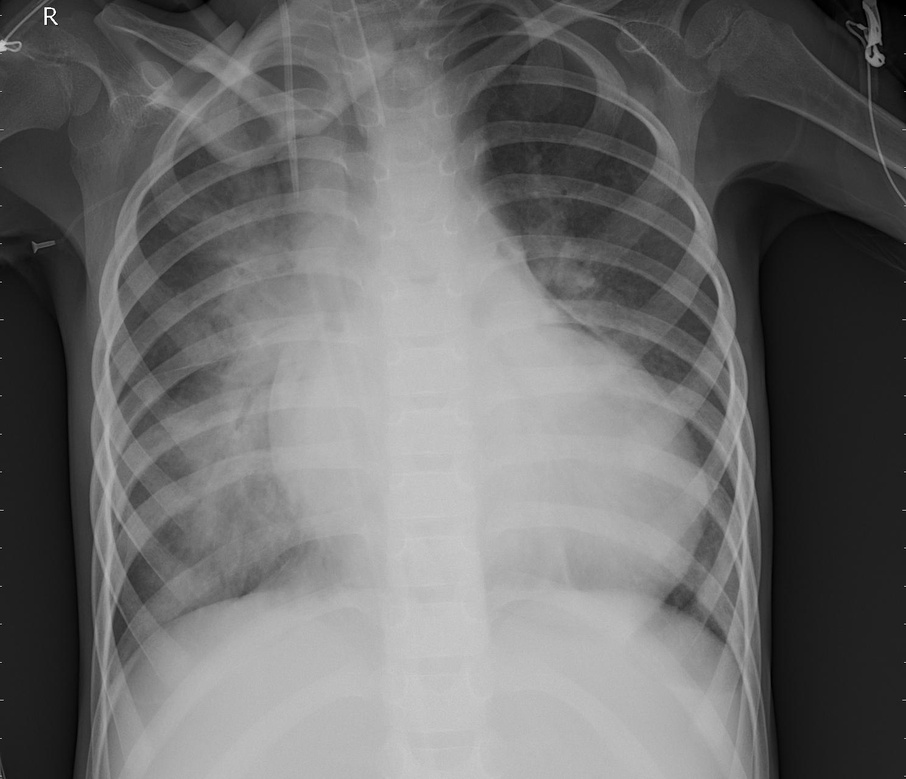
#> input picture PPRAC_4/person_bacteria.jpeg, 906 x 779 px, shrunk from 1488 x 1280 before the run
$ jupyter execute --allow-errors practica1-4.ipynb
#> lines starting #> are read from the running program, lines starting #| are printed output that depends on the picture; after the words box and inside, x2 and y2 are one past the last pixel; in counts of white or black regions, pixels touching at a corner belong together
#> further down, imagen is the input picture: shape (779, 906); min 0, max 255, mean 108.2
[cell 1]
# ----- IMPORTACION DE LIBRERIAS -----
import cv2
import numpy as np
import matplotlib.pyplot as plt
from PIL import Image
import math

[cell 2]
# ----- NOMBRE DE LAS IMAGENES DE PRUEBA -----
foto1 = "carretera.jpg"
foto2 = "image-cell.png"
foto3 = "person_bacteria.jpeg"


# https://www.ripublication.com/ijaerdoi/2015/ijaerv10n9_20.pdf
# https://www.researchgate.net/profile/Can-Eyupoglu/publication/315751159_Implementation_of_Bernsen's_Locally_Adaptive_Binarization_Method_for_Gray_Scale_Images/links/58e20d33aca272059ab08e6c/Implementation-of-Bernsens-Locally-Adaptive-Binarization-Method-for-Gray-Scale-Images.pdf
# https://es.slideshare.net/JorgeAntonioParraSerquen/segmentacin-por-umbralizacin-mtodo-de-otsu

# Umbralizacion global

[cell 3]
def umbralizacionGlobal(imagen, umbral):
#> called with umbral = 100
     filas, columnas = imagen.shape
#> filas = 779; columnas = 906
     imagen = np.array(imagen)     # convierte la imagen a arreglo


     for x in range(filas):
          for y in range(columnas):
               if imagen[x, y] > umbral:
                    imagen[x, y] = 255  # lo pone en blanco
               else:
                    imagen[x, y] = 0    # lo pone en negro
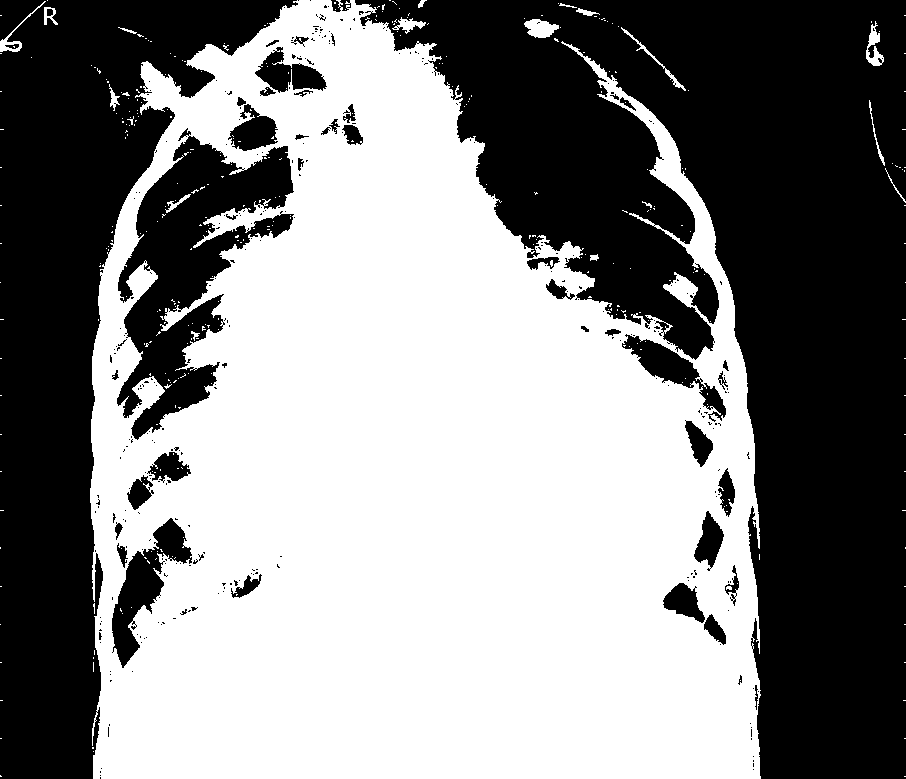
#> imagen: shape (779, 906); 53% white; 331 black regions (286 under 20 px), largest, box (x1, y1, x2, y2) and area: (355, 0, 906, 779) 198062, (0, 0, 298, 779) 93128, (117, 128, 294, 440) 23290

     return imagen

# ----- LLAMADO DE LAS FUNCIONES -----
imagen = cv2.imread(foto3,0)  # lee la imagen en escala de grises

Uglobal = umbralizacionGlobal(imagen,100)    # llama a la funcion con un umbral n

imgGlobal = Image.fromarray(Uglobal)    # pasa el arreglo a imagen

# Muestra la imagen original y la imagen umbralizada
# ---- imagen 1 ------
plt.figure(figsize=(12, 6))
plt.subplot(1, 2, 1)
plt.imshow(imagen, cmap='gray')
plt.title('Imagen Original')
plt.axis('off')

plt.subplot(1, 2, 2)
plt.imshow(imgGlobal, cmap='gray')
plt.title('Imagen Umbralizada (General)')
plt.axis('off')

plt.show()
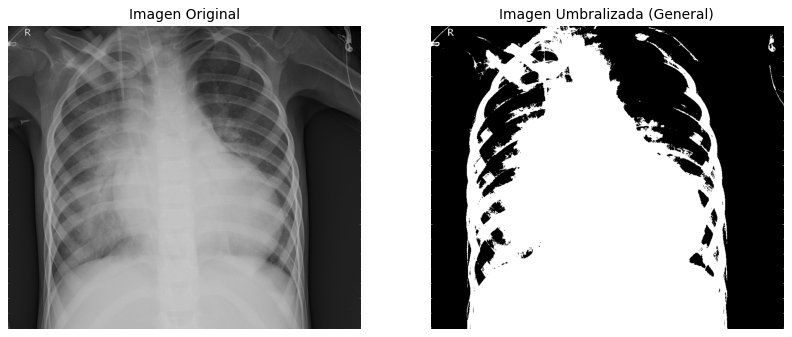
#> figure drawn by matplotlib, 2 panels

# Umbralización global por el método de Otsu

[cell 4]
def umbralizacionOtsu(imagen):
    # calcular el histograma
    histograma = np.zeros(256)
    filas, columnas = imagen.shape
#> filas = 779; columnas = 906

    imagen = np.zeros[((0,0,0,0,0,0,0,0),
                       (100,50,250,50,250,250,50,50))]
    # Realiza el histograma de la imagen
    for x in range(filas):
        for y in range(columnas):
            intensidad = imagen[x, y]
            histograma[intensidad] += 1

    # normalizar el histograma
    histograma = histograma / (filas * columnas)

    aux = 0
    final = 0

    # encontrar el umbral optimo
    for umbral in range(1, 256):
        # Calcular w1, w2
        w1 = np.sum(histograma[:umbral])    # suma de 0 al umbral
        w2 = np.sum(histograma[umbral:])    # suma del umbral al final

        if w1 == 0 or w2 == 0:
            continue

        # Calcular x1, x2
        x1 = np.sum(np.arange(umbral) * histograma[:umbral]) / w1
        x2 = np.sum(np.arange(umbral, 256) * histograma[umbral:]) / w2

        #Calcular varianza entre clases
        varianza = w1 * w2 * ((x1 - x2) ** 2)

        if varianza > aux:
            aux = varianza
            final = umbral

    # Paso 5: Aplicar el umbral óptimo
    imagen_binaria = (imagen > final) * 255

    print("Otsu: ", final)

    return imagen_binaria


# ----- LLAMADO DE LAS FUNCIONES -----
imagen = cv2.imread(foto3, 0)   # lee la imagen en escala de grises

#> (the rest of this cell did not finish here and is left out)

# Umbralización local adaptativa por el método de Bernsen

[cell 5]
def umbralizacion_bernsen(imagen, kernel, umbral):
#> called with kernel = 15, umbral = 20
    filas, columnas = imagen.shape
#> filas = 779; columnas = 906
    resultado = np.zeros_like(imagen)   # hace una matriz de 0 del tamaño de la imagen

    radio = kernel // 2    # hace una division con un resultado entero para saber el radio del kernel

    for x in range(radio, filas - radio): # se hace la convolucion de la ventana
        for y in range(radio, columnas - radio):
            ventana = imagen[x - radio:x + radio + 1,
                             y - radio:y + radio + 1]

            min_pixel = np.min(ventana) # obtiene el minimo pixel
            max_pixel = np.max(ventana) # obtiene el maximo pixel

            if max_pixel - min_pixel <= umbral: # si la suma de ellos es menor al umbral...
                resultado[x, y] = 255
            else:
                resultado[x, y] = 0
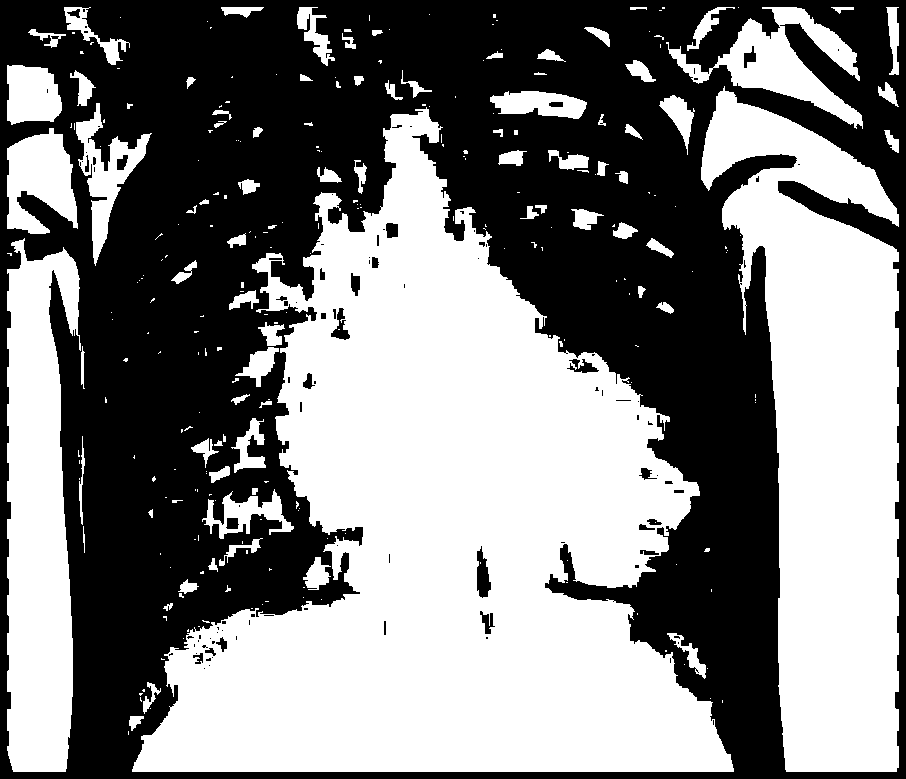
#> resultado: shape (779, 906); 50.1% white; 104 black regions (69 under 20 px), largest, box (x1, y1, x2, y2) and area: (0, 0, 906, 779) 348607, (477, 546, 491, 598) 466, (331, 308, 350, 340) 262

    return resultado


# ----- LLAMADO DE LAS FUNCIONES -----
imagen = cv2.imread(foto3,0)    # lee la imagen en escala de grises
imagen = np.array(imagen)   # convierte la imagen a arreglo

kernel = 15 # Tamaño de la ventana
umbral = 20  # Umbral minimod de los vecinos
imagen_umbralizada = umbralizacion_bernsen(imagen, kernel, umbral)

# Muestra la imagen original y la imagen umbralizada
plt.figure(figsize=(12, 6))
plt.subplot(1, 2, 1)
plt.imshow(imagen, cmap='gray')
plt.title('Imagen Original')
plt.axis('off')

plt.subplot(1, 2, 2)
plt.imshow(imagen_umbralizada, cmap='gray')
plt.title('Imagen Umbralizada (Bernsen)')
plt.axis('off')

plt.show()
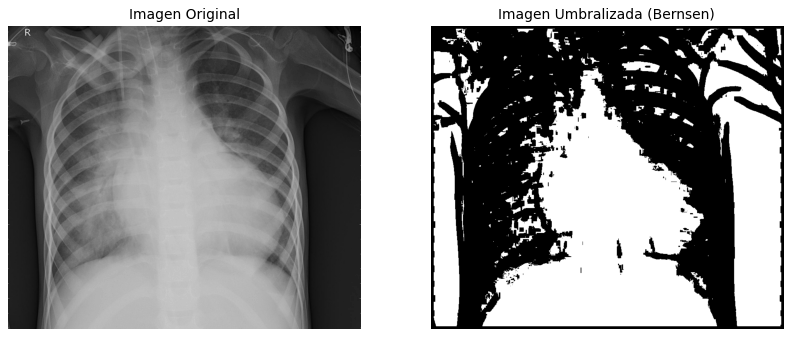
#> figure drawn by matplotlib, 2 panels

$ run again, with Frame1.jpg copied over PPRAC_4/person_bacteria.jpeg
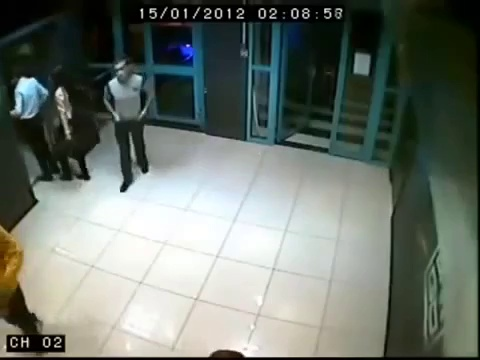
#> input picture Frame1.jpg, 480 x 360 px
#> after the loop in umbralizacionGlobal, `for x in range(filas):`:
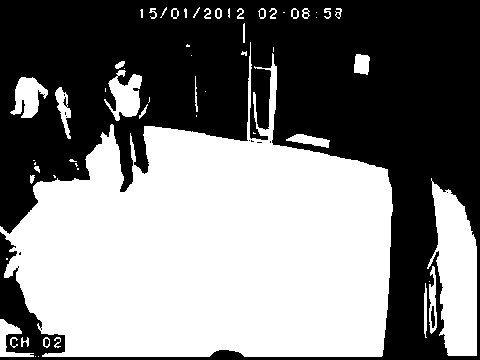
#> imagen: shape (360, 480); 49.4% white; 59 white regions (24 under 20 px), largest, box (x1, y1, x2, y2) and area: (0, 42, 393, 357) 74634, (427, 178, 477, 356) 5759, (104, 70, 142, 121) 1064
#> after the loop in umbralizacion_bernsen, `for x in range(radio, filas - radio):`:
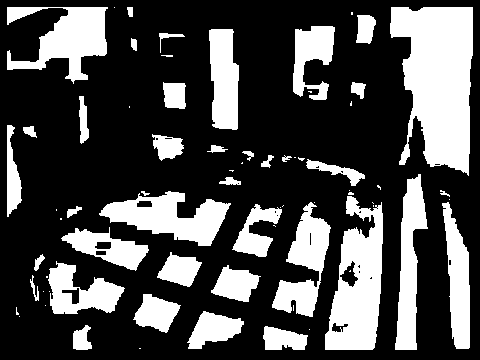
#> resultado: shape (360, 480); 29.7% white; 71 white regions (32 under 20 px), largest, box (x1, y1, x2, y2) and area: (390, 7, 473, 176) 9999, (325, 196, 383, 350) 5608, (7, 7, 108, 84) 3868

$ run again, with Practica1-3/imagenesHugh50.png saved as PPRAC_4/person_bacteria.jpeg
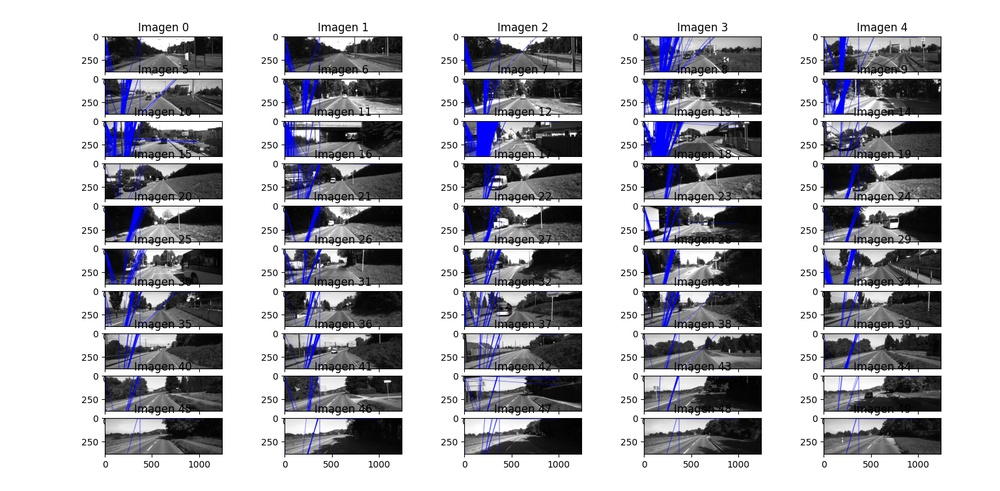
#> input picture Practica1-3/imagenesHugh50.png, 1000 x 491 px, shrunk from 1536 x 754 before the run
#> after the loop in umbralizacionGlobal, `for x in range(filas):`:
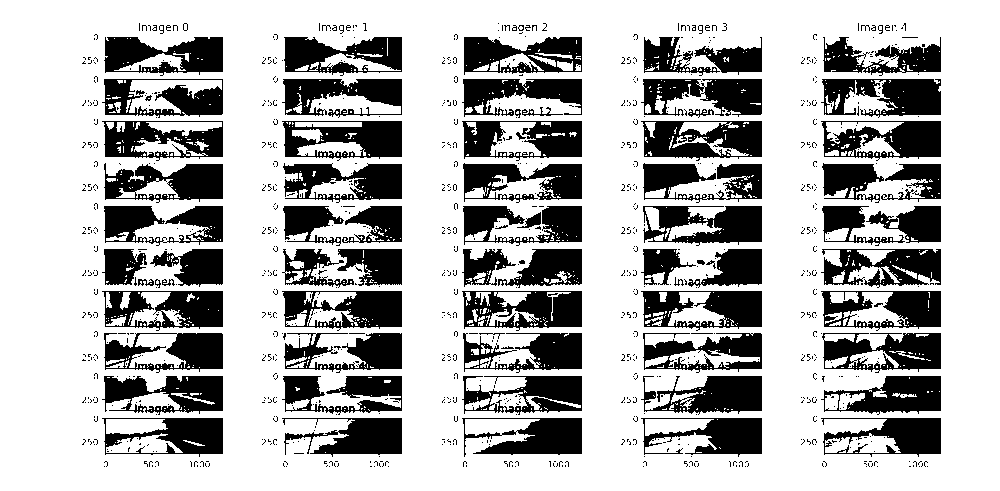
#> imagen: shape (491, 1000); 70.6% white; 944 black regions (862 under 20 px), largest, box (x1, y1, x2, y2) and area: (641, 121, 762, 161) 3305, (821, 79, 941, 118) 3195, (462, 291, 582, 331) 3155
#> after the loop in umbralizacion_bernsen, `for x in range(radio, filas - radio):`:
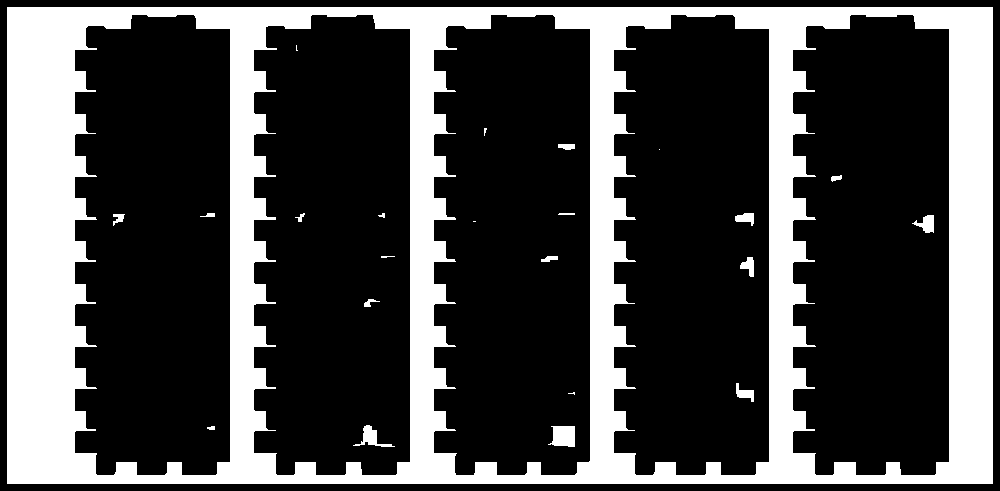
#> resultado: shape (491, 1000); 28.5% white; 23 white regions (5 under 20 px), largest, box (x1, y1, x2, y2) and area: (7, 7, 993, 484) 138032, (548, 426, 575, 447) 457, (353, 425, 395, 447) 303
